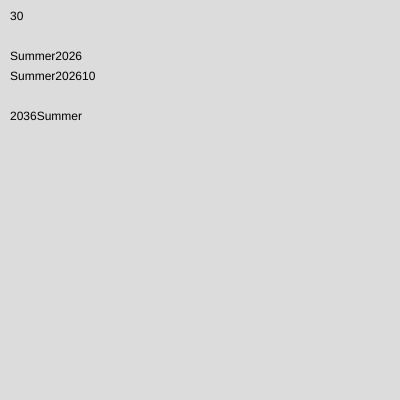
Frame 1 (no input)
Frame 2 (the mouse pressed at the canvas centre, redrawn once): identical to frame 1, image omitted

The p5.js sketch that drew this single still picture (run headless with seeded random() and noise() and a simulated clock; the mouse was pressed at the canvas centre and the sketch redrawn once):

// p5.js sketch
// ── sketch.js
let a = 10;
let b = 20;

let term = "Summer";
let year = 2026;

function setup() {
  createCanvas(400, 400);
}

function draw() {
  background(220);

  // number addition
  let result = a + b;
  text(result, 10, 20);

  // string concatenation
  let combinedText1 = term + year;
  let combinedText2 = term + year + a;

  let combinedText3 = a + year + term;
  // Be careful! This will add a + year first,
  // then concatenate with term

  text(combinedText1, 10, 60);
  text(combinedText2, 10, 80);
  text(combinedText3, 10, 120);

  noLoop();
}
